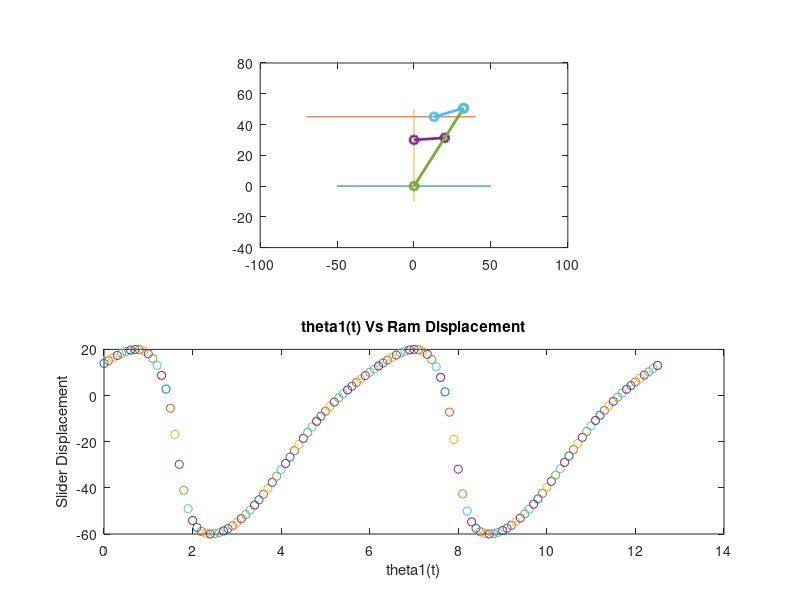

Write MATLAB code to recreate this figure.
clear all
close all
clc

%Input parameters
l1 =30;
l2 =20;
l3 =60;
l4 =20;
l7 =45;
omega = 2;


ct = 1;
for  th1 = 0:0.1:4*pi;
    plot_1 = subplot(2,1,1);
    %To draw a reference horizontal line at point 0,0
    plot([-50 50],[0 0]);hold on;
    %To draw a reference horizontal line at slider tool
    plot([-70 40],[45 45]);hold on;
    %To draw a vertical reference line 
    plot([0 0],[-10 50]);hold on;
    %To plot a crank
    plot([0 l2*cos(th1)],[l1 l1-l2*sin(th1)],'o-','linewidth',2);hold on;
    th2 = atan((l2*sin(th1) - l1)/(l2*cos(th1)));
    if(th2<0)
        th2 = th2 + pi;
    end
    %To plot a lever link
    plot([0 -l3*cos(th2)],[0 l3*sin(th2)],'o-','linewidth',2);hold on;
    th3 = asin((l3*sin(th2)-l7)/l4);
    %To plot link4
    plot([-l3*cos(th2) -l3*cos(th2)-l4*cos(th3)],[l3*sin(th2) l7],'o-','linewidth',2);hold off; 
  
     l6 = -l3*cos(th2)-l4*cos(th3);
     L6 = l6.*1;
    
    %Plot axis setup
    axis(gca,'equal');
    axis([-100 100 -40 80]);
    
    %To plot the relation in between theta1 & l6
    if(th1<4*pi);
    plot_2 = subplot(2,1,2);
    plot(th1,L6,'o');hold on;
    pause(0.1)
    title(plot_2,'theta1(t) Vs Ram Displacement');
    xlabel(plot_2,'theta1(t)');
    ylabel(plot_2,'Slider Displacement');
     end
     
     %Animation time period
     pause(0.01)
     
   
     
end

 



    
    
    
    
    
    